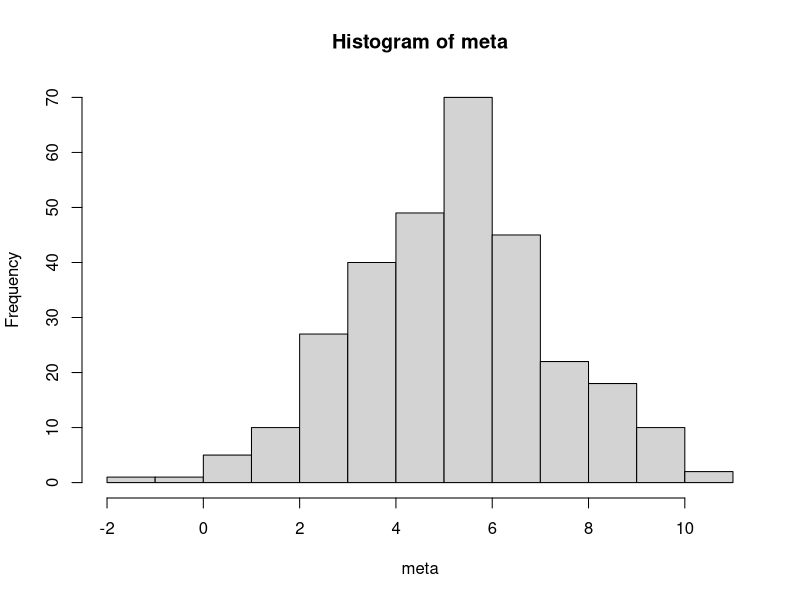
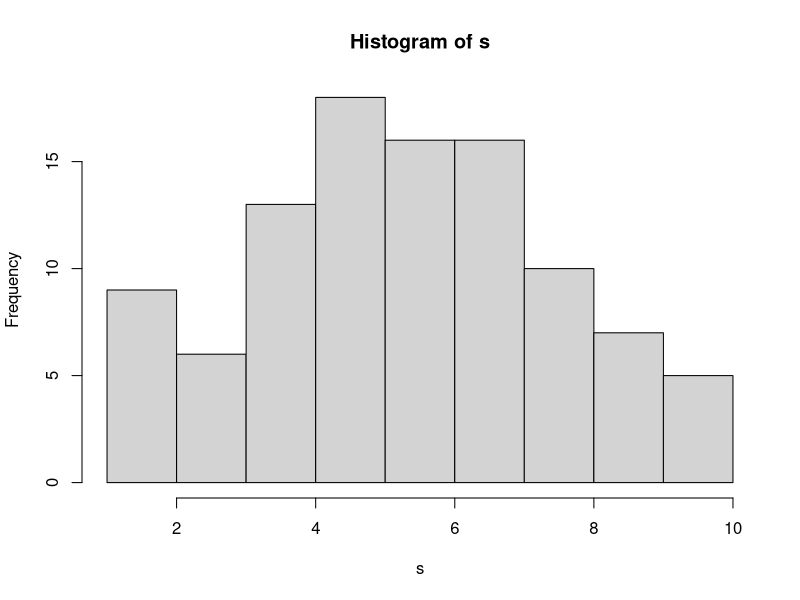

Generate these figures, in order, with R:
## ---- chunk 1
idx<-as.integer(runif(300)*300)+1
## ---- chunk 2
meta<-rnorm(300,5,2)
hist(meta)
## ---- chunk 3
idx<-as.integer(runif(100)*300)+1
s<-meta[idx]
s.sum<-summary(s)
hist(s)
s.mean<-s.sum[4]
s.sd<-sd(s)/sqrt(300)
